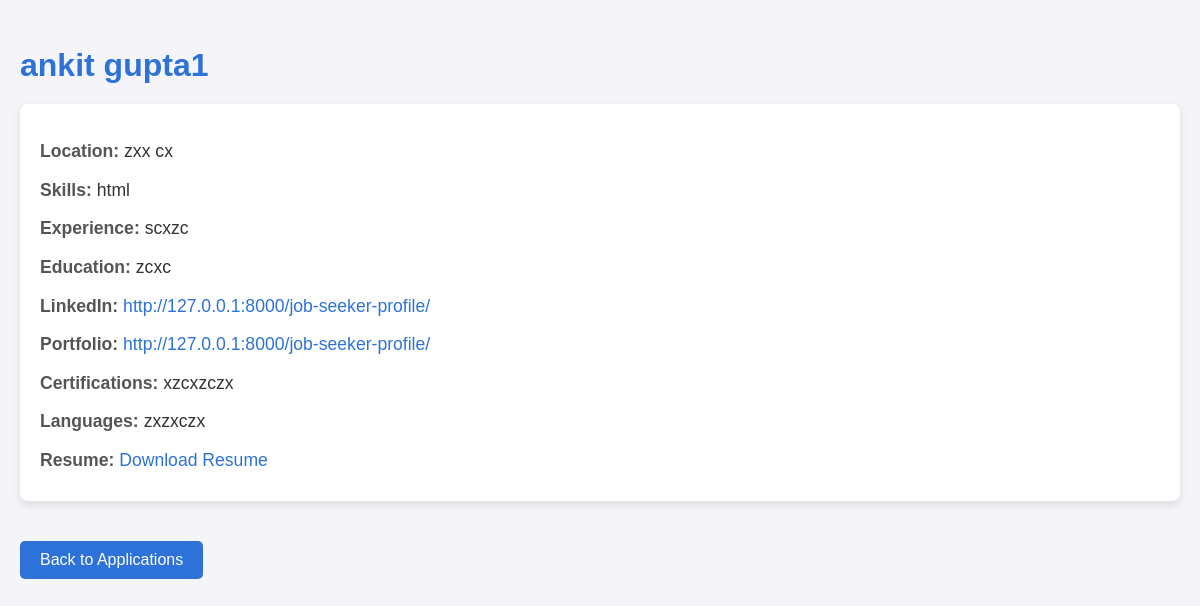
The app's page /job-seeker/1/, older data.
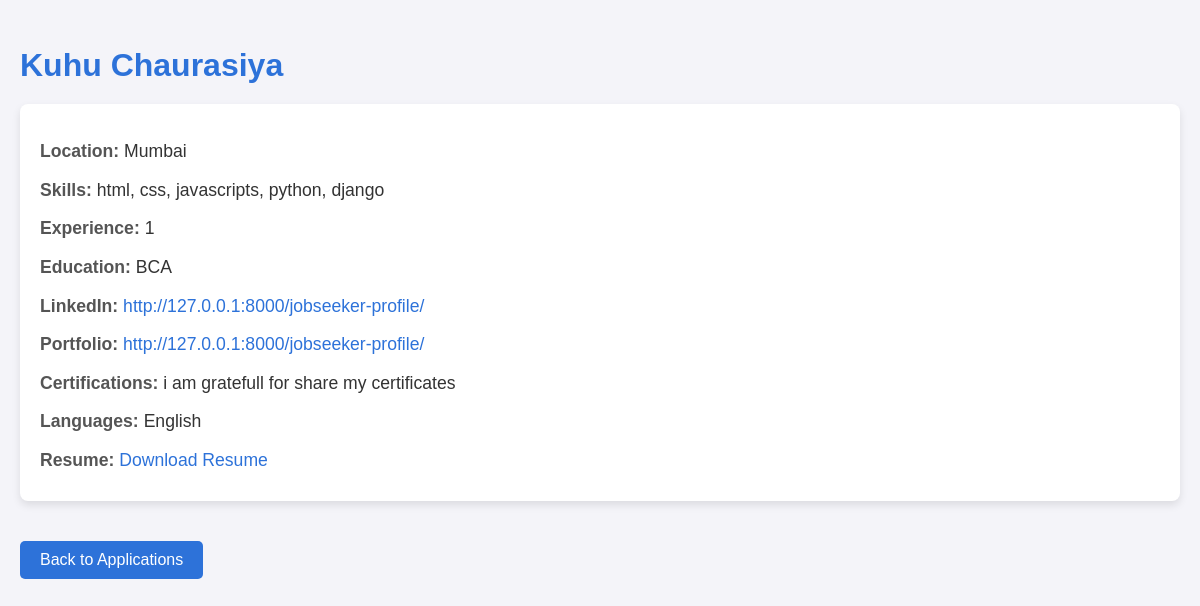
The same page, newer data.
### jobs/models.py (models this page shows, shortened)
class JobSeeker(models.Model):
    user = models.OneToOneField(User, on_delete=models.CASCADE)
    first_name = models.CharField(max_length=30)
    last_name = models.CharField(max_length=30)
    resume = models.FileField(upload_to='resumes/')
    profile_picture = models.ImageField(upload_to='profile_pictures/', blank=True, null=True)
    skills = models.TextField(help_text="List skills separated by commas.")
    experience = models.CharField(max_length=500, null=True, blank=True)
    education = models.CharField(max_length=100)
    phone_number = models.CharField(max_length=15, blank=True, null=True)
    location = models.CharField(max_length=100, help_text="City, Country")
    linkedin_url = models.URLField(blank=True, null=True)
    portfolio_url = models.URLField(blank=True, null=True)
    summary = models.TextField(blank=True, help_text="A brief professional summary or bio.")
    certifications = models.TextField(blank=True, help_text="Certifications separated by commas.")
    languages = models.CharField(max_length=200, blank=True, help_text="Languages spoken, separated by commas.")
    is_premium = models.BooleanField(default=False)  # New field

### jobs/views.py (the view)
# urls.py: path('job-seeker/<int:job_seeker_id>/', views.job_seeker_details, name='job_seeker_details'),
def job_seeker_details(request, job_seeker_id):
    job_seeker = get_object_or_404(JobSeeker, id=job_seeker_id)
    applications = Application.objects.filter(job_seeker=job_seeker)
    job_id = applications.first().job.id if applications.exists() else None
    return render(request, 'job_seeker_details.html', {
        'job_seeker': job_seeker,
        'job_id': job_id,
    })

### jobs/templates/job_seeker_details.html (shortened to what this page needs)
<!DOCTYPE html>
<html lang="en">
<head>
</head>
<body>
    <h2>{{ job_seeker.first_name }} {{ job_seeker.last_name }}</h2>
    <div class="info-section">
        <p><strong>Location:</strong> {{ job_seeker.location }}</p>
        <p><strong>Skills:</strong> {{ job_seeker.skills }}</p>
        <p><strong>Experience:</strong> {{ job_seeker.experience }}</p>
        <p><strong>Education:</strong> {{ job_seeker.education }}</p>
        <p><strong>LinkedIn:</strong> <a href="{{ job_seeker.linkedin_url }}" target="_blank">{{ job_seeker.linkedin_url }}</a></p>
        <p><strong>Portfolio:</strong> <a href="{{ job_seeker.portfolio_url }}" target="_blank">{{ job_seeker.portfolio_url }}</a></p>
        <p><strong>Certifications:</strong> {{ job_seeker.certifications }}</p>
        <p><strong>Languages:</strong> {{ job_seeker.languages }}</p>
        {% if job_seeker.resume %}
            <p><strong>Resume:</strong> <a href="{{ job_seeker.resume.url }}" download>Download Resume</a></p>
        {% else %}
            <p>No resume uploaded.</p>
        {% endif %}
    </div>
    {% if job_id %}
        <a href="{% url 'view_applications' job_id %}" class="btn-back">Back to Applications</a>
    {% else %}
        <a href="{% url 'employer_dashboard' %}" class="btn-back">Back to Dashboard</a>
    {% endif %}
</body>
</html>

### jobs/templates/job_seeker_details.html (style rules this page uses)
body { font-family: Arial, sans-serif; margin: 0; padding: 20px; background-color: #f4f4f9; color: #333; }
h2 { font-size: 2rem; color: #2d72d9; margin-bottom: 20px; }
.info-section { background-color: #fff; border-radius: 8px; padding: 20px; box-shadow: 0px 4px 8px rgba(0, 0, 0, 0.1); margin-bottom: 20px; }
.info-section p { font-size: 1.1rem; margin-bottom: 10px; }
.info-section strong { font-weight: bold; color: #555; }
a { color: #2d72d9; text-decoration: none; }
.btn-back { display: inline-block; padding: 10px 20px; background-color: #2d72d9; color: white; font-size: 1rem; border-radius: 5px; margin-top: 20px; transition: background-color 0.3s; }

Row changes from the older to the newer data that the page shows:
changed JobSeeker: first_name "ankit" → "Kuhu"; last_name "gupta1" → "Chaurasiya"; location "zxx cx" → "Mumbai"; skills "html" → "html, css, javascripts, python, django"; experience "scxzc" → "1"; education "zcxc" → "BCA"; linkedin_url "http://127.0.0.1:8000/job-seeker-profile/" → "http://127.0.0.1:8000/jobseeker-profile/"; portfolio_url "http://127.0.0.1:8000/job-seeker-profile/" → "http://127.0.0.1:8000/jobseeker-profile/"; certifications "xzcxzczx" → "i am gratefull for share my certificates"; languages "zxzxczx" → "English"
